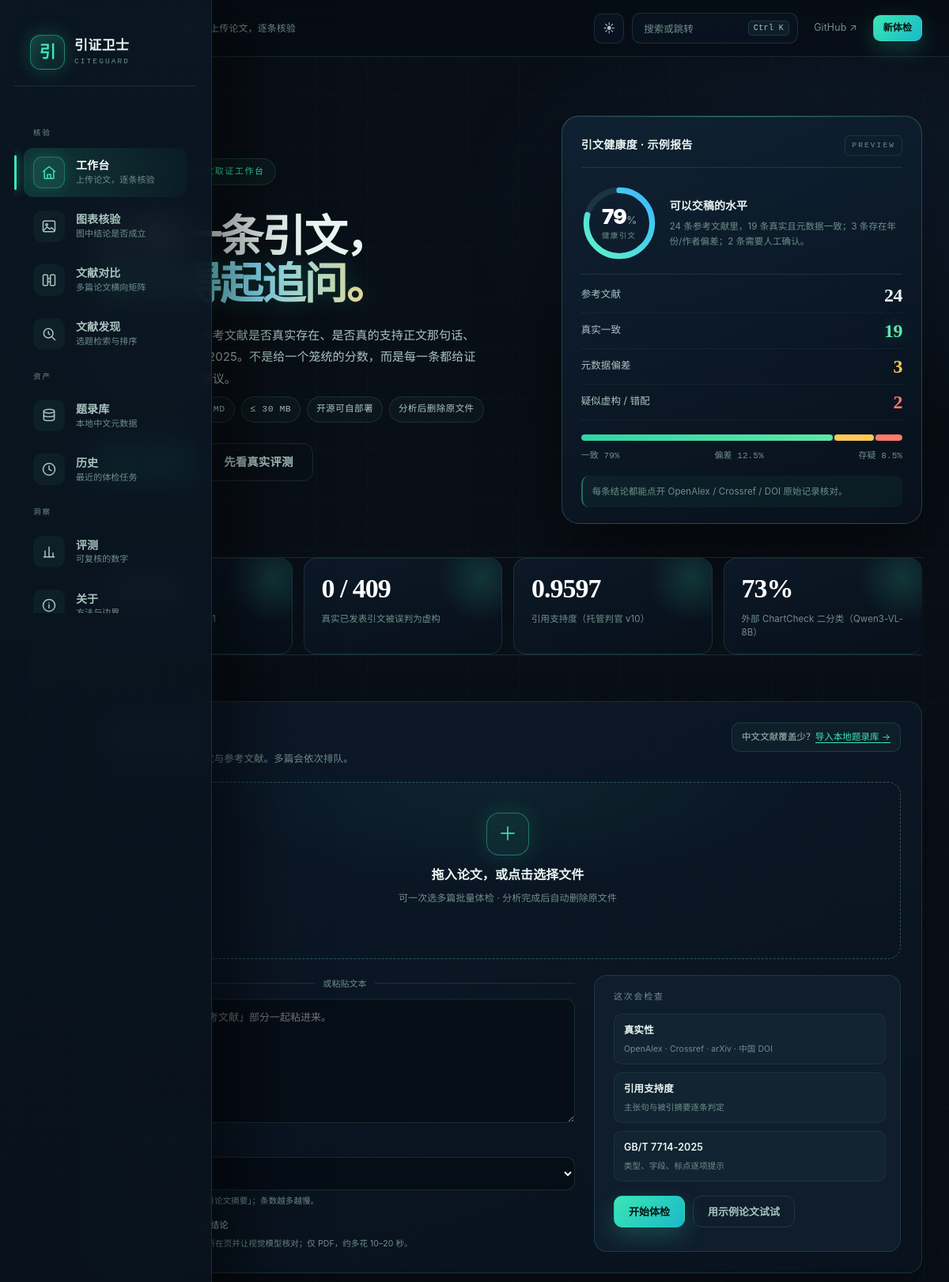
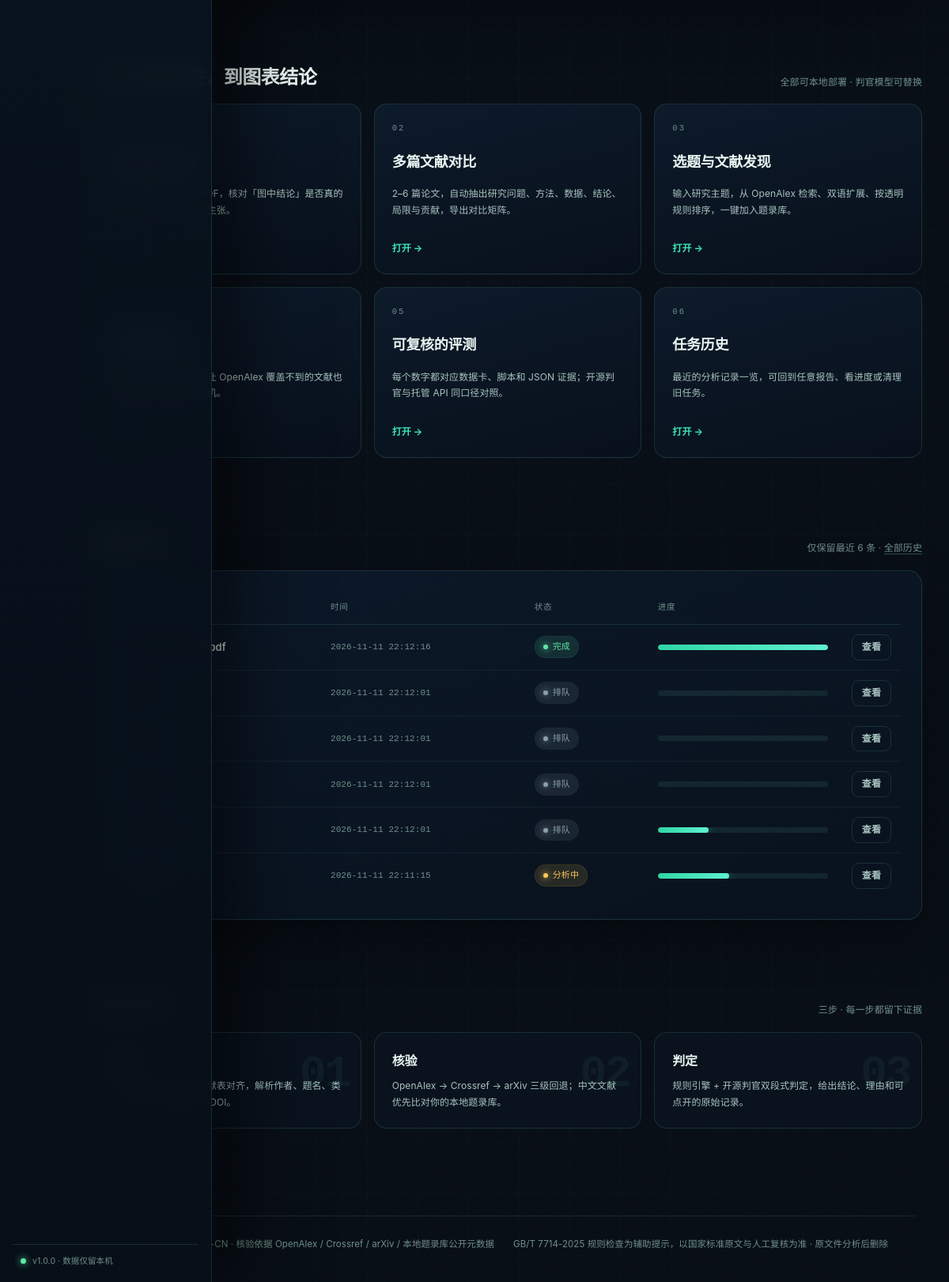
The page / on the database its author committed (2 pictures, top to bottom).
### tables this page shows
CREATE TABLE jobs (
    id TEXT PRIMARY KEY,
    name TEXT,
    created_at TEXT,
    updated_at TEXT,
    status TEXT,
    stage TEXT,
    progress INTEGER DEFAULT 0,
    error TEXT,
    has_report INTEGER DEFAULT 0
, filename TEXT);

### web/app.py (the view)
@app.get("/", response_class=HTMLResponse)
def index(request: Request):
    library = Library.load(config.LIBRARY_FILE)
    return templates.TemplateResponse(
        request,
        "index.html",
        {"recent": manager.recent(6), "active": "home", "library_count": len(library),
         "vl_available": figure_check.available(), "compare_available": compare.available()},
    )

### web/templates/index.html (shortened to what this page needs)
{% extends "base.html" %}
{% block content %}
<section class="hero">
  <div class="hero-copy">
    <div class="kicker"><span class="kick-dot"></span>CiteGuard · 引文取证工作台</div>
    <h1>让每一条引文，<br><em>都经得起追问。</em></h1>
    <p class="lede">上传论文，逐条核对参考文献是否真实存在、是否真的支持正文那句话、是否符合 GB/T 7714-2025。不是给一个笼统的分数，而是每一条都给证据、给理由、给修改建议。</p>
    <div class="hero-chips">
      <span>PDF / Word / TXT / MD</span>
      <span>≤ 30 MB</span>
      <span>开源可自部署</span>
      <span>分析后删除原文件</span>
    </div>
    <div class="hero-cta">
      <a class="btn btn-primary btn-lg" href="#upload-card">开始体检 <span aria-hidden="true">↓</span></a>
      <a class="btn btn-ghost btn-lg" href="/benchmark">先看真实评测</a>
    </div>
  </div>
  <aside class="preview" aria-hidden="true">
    <div class="scanline"></div>
    <div class="preview-head"><b>引文健康度 · 示例报告</b><span>PREVIEW</span></div>
    <div class="pv-score">
      <div class="pv-ring">
        <div class="pv-num"><b>79<span>%</span></b><small>健康引文</small></div>
      </div>
      <div class="pv-score-copy"><b>可以交稿的水平</b><span>24 条参考文献里，19 条真实且元数据一致；3 条存在年份/作者偏差；2 条需要人工确认。</span></div>
    </div>
    <div class="preview-row"><span class="pv-label">参考文献</span><b>24</b></div>
    <div class="preview-row"><span class="pv-label">真实一致</span><b class="t-ok">19</b></div>
    <div class="preview-row"><span class="pv-label">元数据偏差</span><b class="t-warn">3</b></div>
    <div class="preview-row"><span class="pv-label">疑似虚构 / 错配</span><b class="t-bad">2</b></div>
    <div class="riskbar"><i style="width:79%"></i><i style="width:12.5%"></i><i style="width:8.5%"></i></div>
    <div class="risklegend"><span>一致 79%</span><span>偏差 12.5%</span><span>存疑 8.5%</span></div>
    <div class="pv-note">每条结论都能点开 OpenAlex / Crossref / DOI 原始记录核对。</div>
  </aside>
</section>
<section class="stats-strip" aria-label="产品数字">
  <a href="/benchmark"><b data-count="0.9684" data-text="0.9684">0.9684</b><span>CiteBench-CN macro-F1</span></a>
  <a href="/benchmark"><b>0 / 409</b><span>真实已发表引文被误判为虚构</span></a>
  <a href="/benchmark"><b data-count="0.9597" data-text="0.9597">0.9597</b><span>引用支持度（托管判官 v10）</span></a>
  <a href="/benchmark"><b data-count="73" data-text="73%" data-suffix="%">73%</b><span>外部 ChartCheck 二分类（Qwen3-VL-8B）</span></a>
</section>
<section class="section" id="upload-card">
  <div class="composer panel">
    <div class="composer-head">
      <div>
        <h2>新的一次体检</h2>
        <p>拖入论文，或粘贴正文与参考文献。多篇会依次排队。</p>
      </div>
      {% if library_count %}
      <div class="lib-banner on">已导入 <b>{{ library_count }}</b> 条本地题录 · <a href="/library">管理</a></div>
      {% else %}
      <div class="lib-banner">中文文献覆盖少？<a href="/library">导入本地题录库 →</a></div>
      {% endif %}
    </div>
    <form id="upload-form" enctype="multipart/form-data">
      <label id="dropzone" class="dropzone" for="file-input">
        <div class="dz-icon" aria-hidden="true">＋</div>
        <div class="dz-title">拖入论文，或点击选择文件</div>
        <div class="dz-sub">可一次选多篇批量体检 · 分析完成后自动删除原文件</div>
        <div class="dz-file" id="dz-file"></div>
      </label>
      <div class="composer-grid">
        <div class="composer-side">
          <div class="divider"><span>或粘贴文本</span></div>
          <textarea id="paste-text" name="text" rows="6" placeholder="把论文正文和「参考文献」部分一起粘进来。"></textarea>
          <label class="field" for="support-max">
            <span>引用支持度判定条数</span>
            <select id="support-max" name="support_max">
              <option value="30" selected>30 条（推荐）</option>
            </select>
            <small class="opt-hint">逐条比对「引用句 ↔ 被引论文摘要」；条数越多越慢。</small>
          </label>
          <label class="field" style="flex-direction:row;align-items:center;gap:8px">
            <input type="checkbox" id="figure-check" name="figures" value="1" style="width:auto">
            <span>同时抽检正文图表结论</span>
          </label>
          <small class="opt-hint">自动定位「图 N / 表 N」所在页并让视觉模型核对；仅 PDF，约多花 10–20 秒。</small>
        </div>
        <div class="composer-run">
          <div class="run-title">这次会检查</div>
          <ul class="run-list">
            <li><b>真实性</b><span>OpenAlex · Crossref · arXiv · 中国 DOI</span></li>
            <li><b>引用支持度</b><span>主张句与被引摘要逐条判定</span></li>
            <li><b>GB/T 7714-2025</b><span>类型、字段、标点逐项提示</span></li>
          </ul>
          <div class="upload-actions">
            <button type="submit" class="btn btn-primary" id="start-btn">开始体检</button>
            <button type="button" class="btn btn-ghost" id="sample-btn">用示例论文试试</button>
          </div>
        </div>
      </div>
    </form>
  </div>
</section>
<section class="section">
  <div class="section-head">
    <div><div class="kicker-sm">能力</div><h2>从引文真实性，到图表结论</h2></div>
    <span class="hint">全部可本地部署 · 判官模型可替换</span>
  </div>
  <div class="cap-grid">
    <a class="cap-card" href="/figure"><span class="cap-no">01</span><h3>图表结论核验</h3><p>上传图表截图或整页 PDF，核对「图中结论」是否真的由图支持；可一次多条主张。</p><span class="cap-go">打开 →</span></a>
    <a class="cap-card" href="/compare"><span class="cap-no">02</span><h3>多篇文献对比</h3><p>2–6 篇论文，自动抽出研究问题、方法、数据、结论、局限与贡献，导出对比矩阵。</p><span class="cap-go">打开 →</span></a>
    <a class="cap-card" href="/discover"><span class="cap-no">03</span><h3>选题与文献发现</h3><p>输入研究主题，从 OpenAlex 检索、双语扩展、按透明规则排序，一键加入题录库。</p><span class="cap-go">打开 →</span></a>
    <a class="cap-card" href="/library"><span class="cap-no">04</span><h3>本地题录库</h3><p>导入中文文献元数据，让 OpenAlex 覆盖不到的文献也能被核验；数据只留本机。</p><span class="cap-go">打开 →</span></a>
    <a class="cap-card" href="/benchmark"><span class="cap-no">05</span><h3>可复核的评测</h3><p>每个数字都对应数据卡、脚本和 JSON 证据；开源判官与托管 API 同口径对照。</p><span class="cap-go">打开 →</span></a>
    <a class="cap-card" href="/history"><span class="cap-no">06</span><h3>任务历史</h3><p>最近的分析记录一览，可回到任意报告、看进度或清理旧任务。</p><span class="cap-go">打开 →</span></a>
  </div>
</section>
<section class="section">
  <div class="section-head">
    <div><div class="kicker-sm">记录</div><h2>最近任务</h2></div>
    <span class="hint">仅保留最近 6 条 · <a href="/history">全部历史</a></span>
  </div>
  {% if recent %}
  <div class="panel table-wrap recent-wrap">
    <table class="table table-compact">
      <thead><tr><th>文件</th><th>时间</th><th>状态</th><th class="col-progress">进度</th><th></th></tr></thead>
      <tbody>
        {% for job in recent %}
        <tr>
          <td class="recent-name">{{ job.filename or '粘贴文本' }}</td>
          <td class="mono-sm">{{ (job.created_at or '')[:19].replace('T', ' ') }}</td>
          <td>
            {% if job.status == 'done' %}<span class="pill ok"><i></i>完成</span>
            {% elif job.status == 'error' %}<span class="pill bad"><i></i>失败</span>
            {% elif job.status == 'running' %}<span class="pill warn"><i></i>分析中</span>
            {% else %}<span class="pill unknown"><i></i>排队</span>{% endif %}
          </td>
          <td class="col-progress" style="min-width:140px"><div class="progress" style="margin:0"><i style="width:{{ job.progress or 0 }}%"></i></div></td>
          <td class="recent-go"><a class="btn btn-sm btn-ghost" href="/report/{{ job.id }}">查看</a></td>
        </tr>
        {% endfor %}
      </tbody>
    </table>
  </div>
  {% else %}
  <div class="empty">还没有任务。上传一篇论文，或先用示例论文试试。</div>
  {% endif %}
</section>
<section class="section">
  <div class="section-head">
    <div><div class="kicker-sm">方法</div><h2>怎么工作</h2></div>
    <span class="hint">三步 · 每一步都留下证据</span>
  </div>
  <div class="how-grid">
    <div class="how-card"><span class="how-no">01</span><h3>解析</h3><p>正文夹注与文后参考文献表对齐，解析作者、题名、类型、来源、年卷期页与 DOI。</p></div>
    <div class="how-card"><span class="how-no">02</span><h3>核验</h3><p>OpenAlex → Crossref → arXiv 三级回退；中文文献优先比对你的本地题录库。</p></div>
    <div class="how-card"><span class="how-no">03</span><h3>判定</h3><p>规则引擎 + 开源判官双段式判定，给出结论、理由和可点开的原始记录。</p></div>
  </div>
</section>
{% endblock %}

### web/templates/base.html (shortened to what this page needs)
<!doctype html>
<html lang="zh-CN">
<head>
  <link rel="stylesheet" href="/static/css/app.css?v={{ request.app.version }}">
  <link rel="stylesheet" href="/static/css/refresh.css?v={{ request.app.version }}">
</head>
<body>
  {% set nav = [
    ('home', '/', '工作台', '上传论文，逐条核验'),
    ('figure', '/figure', '图表核验', '图中结论是否成立'),
    ('compare', '/compare', '文献对比', '多篇论文横向矩阵'),
    ('discover', '/discover', '文献发现', '选题检索与排序'),
    ('library', '/library', '题录库', '本地中文元数据'),
    ('history', '/history', '历史', '最近的体检任务'),
    ('benchmark', '/benchmark', '评测', '可复核的数字'),
    ('about', '/about', '关于', '方法与边界'),
    ('support', '/support', '支持度速查', '一句话有没有证据'),
    ('batch', '/batch', '批量核验', '粘贴多条，逐条判')
  ] %}
  {% set current = namespace(title='工作台', sub='上传论文，逐条核验') %}
  {% for key, href, label, sub in nav %}
    {% if active == key %}{% set current.title = label %}{% set current.sub = sub %}{% endif %}
  {% endfor %}
  {% if active == 'report' %}
    {% set current.title = '报告' %}
    {% set current.sub = '逐条证据与修改建议' %}
  {% endif %}
  <aside class="rail" id="rail">
    <a class="rail-brand" href="/">
      <span class="rail-mark">引</span>
    </a>
    <nav class="rail-nav" aria-label="主导航">
      {% for key, href, label, sub in nav[:4] %}
      <a href="{{ href }}" class="rail-link{% if active == key %} on{% endif %}">
        <span class="rail-ico" aria-hidden="true"><svg><use href="#ico-{{ key }}"/></svg></span>
      </a>
      {% endfor %}
      {% for key, href, label, sub in nav[4:6] %}
      <a href="{{ href }}" class="rail-link{% if active == key %} on{% endif %}">
        <span class="rail-ico" aria-hidden="true"><svg><use href="#ico-{{ key }}"/></svg></span>
      </a>
      {% endfor %}
      {% for key, href, label, sub in nav[6:] %}
      <a href="{{ href }}" class="rail-link{% if active == key %} on{% endif %}">
        <span class="rail-ico" aria-hidden="true"><svg><use href="#ico-{{ key }}"/></svg></span>
      </a>
      {% endfor %}
    </nav>
  </aside>
  <div class="shell">
    <header class="shell-top">
      <div class="crumbs">
        <span class="crumb-home">引证卫士</span>
        <span class="crumb-sep">/</span>
        <span class="crumb-now">{{ current.title }}</span>
        <span class="crumb-sub">{{ current.sub }}</span>
      </div>
      <div class="shell-actions">
        <button id="theme-toggle" type="button" aria-label="切换主题">☀</button>
        <button class="palette-btn" id="palette-open" type="button">
          <span>搜索或跳转</span><kbd>Ctrl K</kbd>
        </button>
        <a class="top-gh" href="https://github.com/kkk431/citeguard-cn" target="_blank" rel="noopener">GitHub ↗</a>
        <a class="btn btn-primary btn-sm" href="/">新体检</a>
      </div>
    </header>
    <main id="main">{% block content %}{% endblock %}</main>
    <footer class="foot">
      <div>引证卫士 CiteGuard-CN · 核验依据 OpenAlex / Crossref / arXiv / 本地题录库公开元数据</div>
      <div>GB/T 7714-2025 规则检查为辅助提示，以国家标准原文与人工复核为准 · 原文件分析后删除</div>
    </footer>
  </div>
</body>
</html>

### rows shown on the page
jobs: filename "hanspub_152575.pdf", created_at "2026-11-11 22:12:16", status "done" (drawn), progress 100 (drawn)
jobs: created_at "2026-11-11 22:12:01", status "排队"
jobs: created_at "2026-11-11 22:12:01", status "排队"
jobs: created_at "2026-11-11 22:12:01", status "排队"
jobs: created_at "2026-11-11 22:12:01", status "排队", progress 30 (drawn)
jobs: created_at "2026-11-11 22:11:15", status "running" (drawn), progress 42 (drawn)

### other values the page prints
{{ current.sub }} "上传论文，逐条核验"
